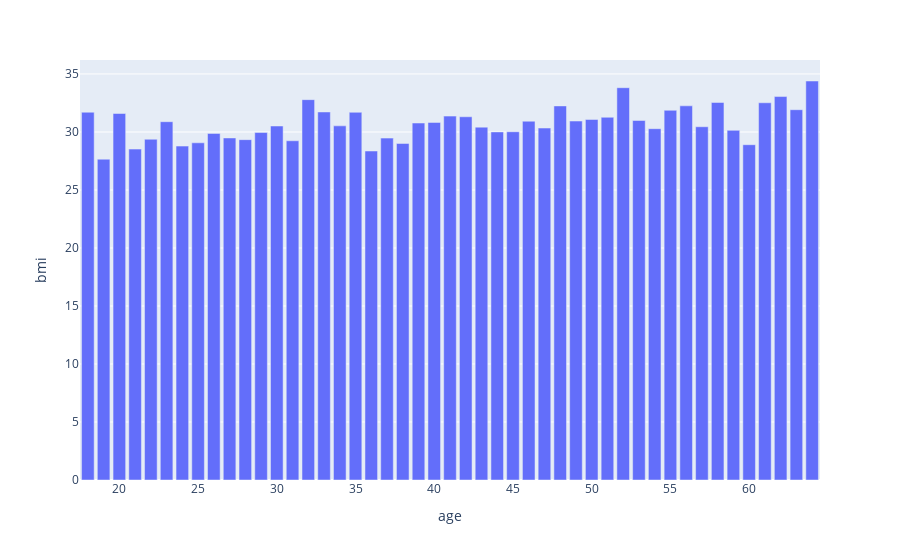

Write notebook code for a chart like this one.
### Markdown cell above
## Yaşlara göre sigara içmeyenlerin bmi oranları

### Code cell
v= df[df['smoker']=='no']
abc= v.groupby('age')['bmi'].mean().reset_index()
fig= px.bar(abc,x='age',y='bmi')
fig.show()

### Figure 1 — Plotly figure (JSON) as saved in the notebook; plotly's stock layout.template omitted (floating-point values rounded to 4 significant figures)
{"data": [{"alignmentgroup": "True", "hovertemplate": "age=%{x}<br>bmi=%{y}<extra></extra>", "legendgroup": "", "marker": {"color": "#636efa", "pattern": {"shape": ""}}, "name": "", "offsetgroup": "", "orientation": "v", "showlegend": false, "textposition": "auto", "x": [18, 19, 20, 21, 22, 23, 24, 25, 26, 27, 28, 29, 30, 31, 32, 33, 34, 35, 36, 37, 38, 39, 40, 41, 42, 43, 44, 45, 46, 47, 48, 49, 50, 51, 52, 53, 54, 55, 56, 57, 58, 59, 60, 61, 62, 63, 64], "xaxis": "x", "y": [31.7, 27.65, 31.59, 28.52, 29.37, 30.89, 28.78, 29.07, 29.87, 29.48, 29.34, 29.95, 30.51, 29.24, 32.79, 31.72, 30.53, 31.7, 28.36, 29.47, 29.01, 30.77, 30.82, 31.37, 31.31, 30.42, 30.01, 30.02, 30.93, 30.34, 32.25, 30.94, 31.08, 31.27, 33.82, 30.99, 30.28, 31.87, 32.25, 30.45, 32.54, 30.14, 28.9, 32.52, 33.05, 31.92, 34.39], "yaxis": "y", "type": "bar"}], "layout": {"xaxis": {"anchor": "y", "domain": [0, 1], "title": {"text": "age"}}, "yaxis": {"anchor": "x", "domain": [0, 1], "title": {"text": "bmi"}}, "legend": {"tracegroupgap": 0}, "margin": {"t": 60}, "barmode": "relative"}}
